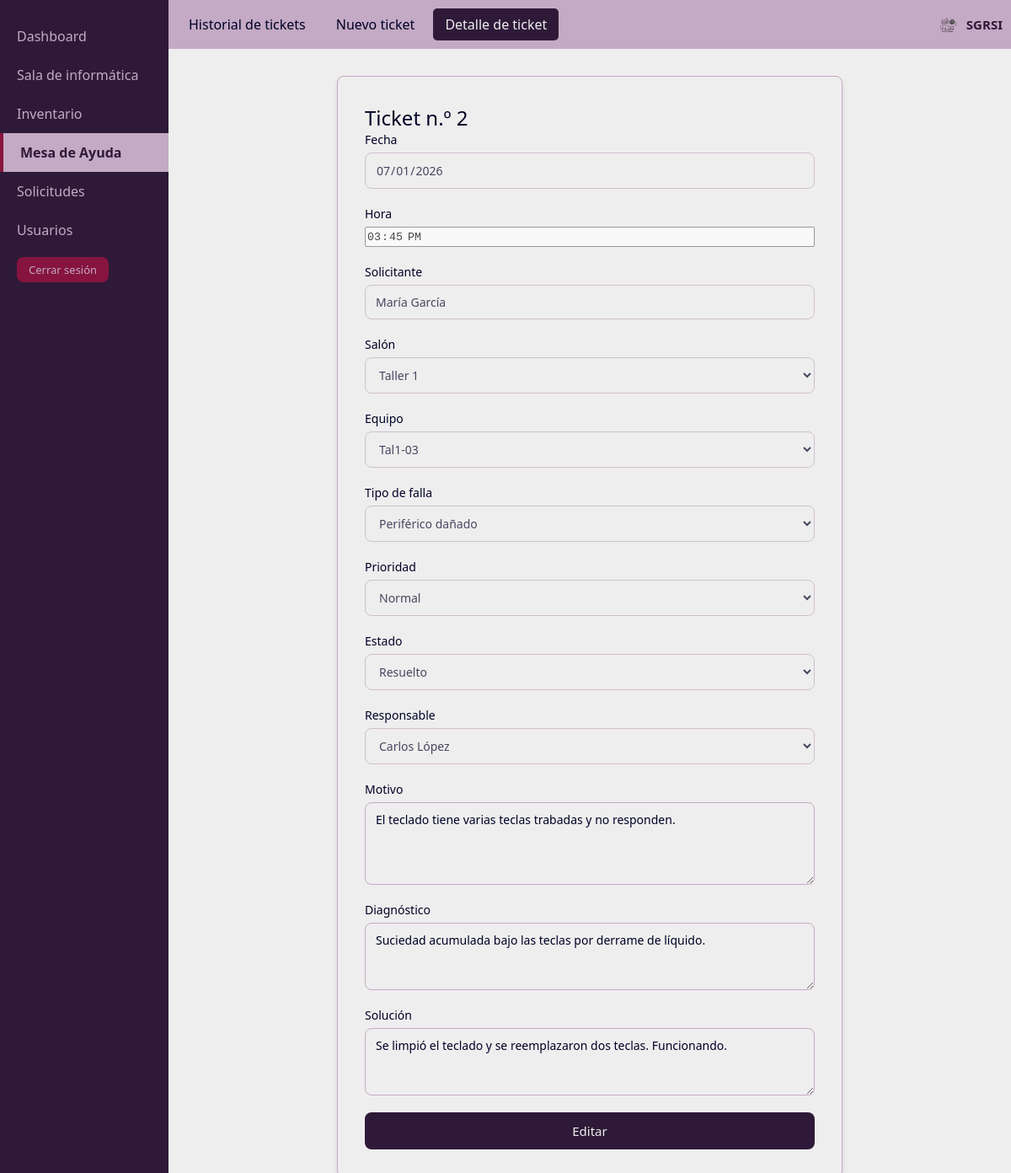
The page /FrontEnd/paginas/mesa-de-ayuda/detalle-ticket.php?id=2 (signed in) on the database its author committed.
### tables this page shows
CREATE TABLE ticket (
    id_ticket         INT UNSIGNED NOT NULL AUTO_INCREMENT,
    fecha_hora_alta   DATETIME     NOT NULL,
    ci_solicitante    CHAR(8)      NOT NULL,
    id_equipo         INT UNSIGNED NOT NULL,
    tipo_de_defecto   ENUM('No enciende', 'Sin imagen', 'Sin red',
                           'Sin audio', 'Periférico dañado', 'Software',
                           'Otros') NOT NULL,
    descripcion       VARCHAR(500) NULL,
    prioridad         ENUM('Urgente', 'Prioritario', 'Normal')
                      NOT NULL DEFAULT 'Normal',
    estado_ticket     ENUM('Pendiente', 'En proceso', 'Resuelto', 'Cancelado')
                      NOT NULL DEFAULT 'Pendiente',
    ci_responsable    CHAR(8)      NULL,
    diagnostico       VARCHAR(500) NULL,
    solucion          VARCHAR(500) NULL,
    fecha_hora_cierre DATETIME     NULL,

    CONSTRAINT pk_ticket             PRIMARY KEY (id_ticket),
    CONSTRAINT fk_ticket_solicitante FOREIGN KEY (ci_solicitante)
        REFERENCES usuario (ci)
        ON UPDATE CASCADE ON DELETE RESTRICT,
     
     
    CONSTRAINT fk_ticket_responsable FOREIGN KEY (ci_responsable)
        REFERENCES usuario (ci)
        ON UPDATE RESTRICT ON DELETE RESTRICT,
    CONSTRAINT fk_ticket_equipo      FOREIGN KEY (id_equipo)
        REFERENCES equipo (id_equipo)
        ON UPDATE CASCADE ON DELETE RESTRICT,

    CONSTRAINT ck_ticket_cierre CHECK (
        fecha_hora_cierre IS NULL OR fecha_hora_cierre >= fecha_hora_alta
    ),
    CONSTRAINT ck_ticket_resuelto CHECK (
        estado_ticket <> 'Resuelto'
        OR (ci_responsable IS NOT NULL AND fecha_hora_cierre IS NOT NULL)
    )
);

CREATE TABLE usuario (
    ci               CHAR(8)      NOT NULL,
    nombre_usuario   VARCHAR(60)  NOT NULL,
    contrasena       VARCHAR(255) NOT NULL,
    tipo_de_usuario  ENUM('Solicitante', 'Asistente', 'Coordinador')
                     NOT NULL DEFAULT 'Solicitante',
    estado_cuenta    ENUM('Activa', 'Inactiva')
                     NOT NULL DEFAULT 'Activa',

    CONSTRAINT pk_usuario       PRIMARY KEY (ci),
    CONSTRAINT ck_usuario_ci    CHECK (ci REGEXP '^[0-9]{8}$')
);

CREATE TABLE equipo (
    id_equipo     INT UNSIGNED NOT NULL AUTO_INCREMENT,
    nombre_equipo VARCHAR(60)  NOT NULL,
    descripcion   VARCHAR(500) NULL,
    nombre_salon  VARCHAR(30)  NOT NULL,
    estado_equipo ENUM('Operativo', 'En reparación',
                       'En trámite de baja', 'De baja')
                  NOT NULL DEFAULT 'Operativo',

    CONSTRAINT pk_equipo       PRIMARY KEY (id_equipo),
    CONSTRAINT fk_equipo_salon FOREIGN KEY (nombre_salon)
        REFERENCES salon (nombre_salon)
        ON UPDATE CASCADE ON DELETE RESTRICT
);

CREATE TABLE salon (
    nombre_salon VARCHAR(30)  NOT NULL,
    descripcion  VARCHAR(500) NULL,

    CONSTRAINT pk_salon PRIMARY KEY (nombre_salon)
);

### FrontEnd/paginas/mesa-de-ayuda/detalle-ticket.php (the view, shortened to what the rows shown need)
<?php
require_once __DIR__ . '/../../../BackEnd/logica/ControlAcceso.php';
require_once __DIR__ . '/../../../BackEnd/logica/GestorTickets.php';
$gestor = new GestorTickets();
$id = '';
if (isset($_POST['id'])) {
    $id = trim((string) $_POST['id']);
} elseif (isset($_GET['id'])) {
    $id = trim((string) $_GET['id']);
}
try {
    $fila = ResultadoGestion::valor($gestor->obtenerPorId($id));
} catch (Exception $e) {
    error_log('SGRSI detalle-ticket.php obtenerPorId: ' . $e->getMessage());
    header('Location: mesa-de-ayuda.php?aviso=error');
    exit;
}
$puedeAtender = ControlAcceso::puedeAtender();
$modoVer = $_SERVER['REQUEST_METHOD'] !== 'POST'
    && (!isset($_GET['modo']) || $_GET['modo'] !== 'editar');
$editable = $puedeAtender && !$modoVer && $fila['estado_ticket'] !== 'Cancelado';
$errores = [];
$valores = [
    'salon'       => $fila['nombre_salon'],
    'equipo'      => $fila['id_equipo'],
    'defecto'     => $fila['tipo_de_defecto'],
    'prioridad'   => $fila['prioridad'],
    'estado'      => $fila['estado_ticket'],
    'responsable' => isset($fila['ci_responsable']) ? $fila['ci_responsable'] : '',
    'motivo'      => isset($fila['descripcion']) ? $fila['descripcion'] : '',
    'diagnostico' => isset($fila['diagnostico']) ? $fila['diagnostico'] : '',
    'solucion'    => isset($fila['solucion']) ? $fila['solucion'] : '',
];
try {
    $salones = ResultadoGestion::valor($gestor->obtenerSalones());
    $tecnicos = ResultadoGestion::valor($gestor->obtenerTecnicos());
} catch (Exception $e) {
    error_log('SGRSI detalle-ticket.php listas: ' . $e->getMessage());
    $salones  = [];
    $equipos  = [];
    $tecnicos = [];
    $errores['general'] = 'No se pudieron cargar las listas. Intentá de nuevo en unos minutos.';
}
$alta = strtotime($fila['fecha_hora_alta']);
function v($texto)
{
    return htmlspecialchars((string) $texto, ENT_QUOTES, 'UTF-8');
}
?>
<!DOCTYPE html>
<html lang="es">
<head>
    <link rel="stylesheet" href="../../css/main.css">
</head>
<body>
    <div class="layout">
        <main class="main">
            <section class="form-container">
                <h1>Ticket n.º <?php echo v($fila['id_ticket']); ?></h1>
                <form id="form-detalle-ticket" action="detalle-ticket.php" method="post">
                    <div class="form-grupo">
                        <label for="fecha">Fecha</label>
                        <input type="date" id="fecha" value="<?php echo v(date('Y-m-d', $alta)); ?>" readonly>
                    </div>
                    <div class="form-grupo">
                        <label for="hora">Hora</label>
                        <input type="time" id="hora" value="<?php echo v(date('H:i', $alta)); ?>" readonly>
                    </div>
                    <div class="form-grupo">
                        <label for="solicitante">Solicitante</label>
                        <input type="text" id="solicitante" value="<?php echo v($fila['nombre_solicitante']); ?>" readonly>
                    </div>
                    <div class="form-grupo">
                        <label for="salon">Salón</label>
                        <select name="salon" id="salon"<?php echo $editable ? ' onchange="this.form.submit()"' : ' disabled'; ?>>
                            <?php foreach ($salones as $salon) { ?>
                                <option value="<?php echo v($salon['nombre_salon']); ?>"<?php echo $valores['salon'] === $salon['nombre_salon'] ? ' selected' : ''; ?>><?php echo v($salon['nombre_salon']); ?></option>
                            <?php } ?>
                        </select>
                    </div>
                    <div class="form-grupo">
                    </div>
                    <div class="form-grupo">
                    </div>
                    <div class="form-grupo">
                    </div>
                    <div class="form-grupo">
                    </div>
                    <div class="form-grupo">
                        <label for="responsable">Responsable</label>
                        <select name="responsable" id="responsable"<?php echo $editable ? '' : ' disabled'; ?>>
                            <?php foreach ($tecnicos as $tecnico) { ?>
                                <option value="<?php echo v($tecnico['ci']); ?>"<?php echo $valores['responsable'] === $tecnico['ci'] ? ' selected' : ''; ?>><?php echo v($tecnico['nombre_usuario']); ?></option>
                            <?php } ?>
                        </select>
                    </div>
                    <div class="form-grupo">
                        <label for="motivo">Motivo</label>
                        <textarea name="motivo" id="motivo" rows="4"<?php echo $editable ? '' : ' disabled'; ?>><?php echo v($valores['motivo']); ?></textarea>
                    </div>
                    <div class="form-grupo">
                        <label for="diagnostico">Diagnóstico</label>
                        <textarea name="diagnostico" id="diagnostico" rows="3"<?php echo $editable ? '' : ' disabled'; ?>><?php echo v($valores['diagnostico']); ?></textarea>
                    </div>
                    <div class="form-grupo">
                        <label for="solucion">Solución</label>
                        <textarea name="solucion" id="solucion" rows="3"<?php echo $editable ? '' : ' disabled'; ?>><?php echo v($valores['solucion']); ?></textarea>
                    </div>
                    <?php if ($editable) { ?>
                        <button type="submit" id="btn-enviar" name="accion" value="guardar">Guardar cambios</button>
                    <?php } elseif ($puedeAtender && $fila['estado_ticket'] !== 'Cancelado') { ?>
                        <a class="btn-editar-form" href="detalle-ticket.php?id=<?php echo urlencode($id); ?>&amp;modo=editar">Editar</a>
                    <?php } ?>
                </form>
            </section>
        </main>
    </div>
</body>
</html>

### rows shown on the page
ticket: id_ticket "2", fecha_hora_alta "07/01/2026", fecha_hora_alta "15:45", ci_solicitante.nombre_usuario "María García", responsable "Carlos López", motivo "El teclado tiene varias teclas trabadas y no responden.", diagnostico "Suciedad acumulada bajo las teclas por derrame de líquido.", solucion "Se limpió el teclado y se reemplazaron dos teclas. Funcionando."
equipo: salon "Taller 1"

### other values the page prints
form field equipo "Tal1-03"
form field defecto "Periférico dañado"
form field prioridad "Normal"
form field estado "Resuelto"
